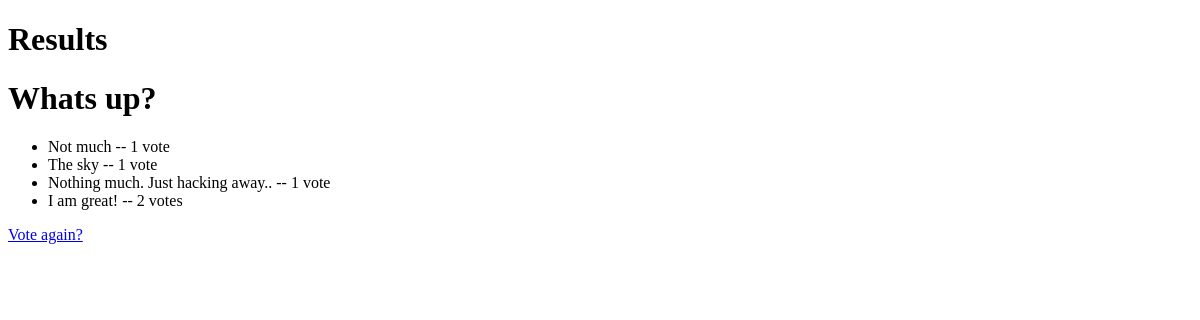
/polls/1/results/, run on an earlier commit of the app's database.
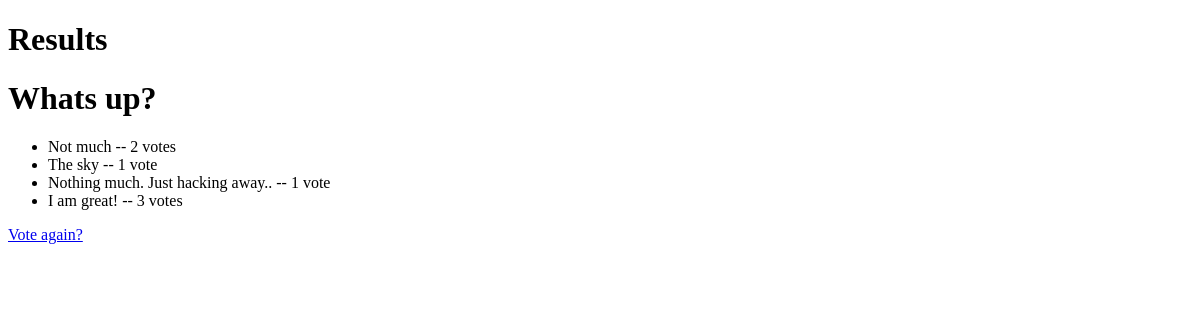
And on a later commit of the database.
### polls/models.py (models this page shows, shortened)
class Choice(models.Model):
    question = models.ForeignKey(Question, on_delete=models.CASCADE)
    choice_text = models.CharField(max_length=200)
    votes = models.IntegerField(default=0);

### polls/views.py (the view)
# urls.py: path('<int:pk>/results/', views.ResultsView.as_view(), name='results'),
class ResultsView(generic.DetailView):
    model = Question
    template_name = "polls/results.html"

### polls/templates/polls/results.html (shortened to what this page needs)
{% extends "polls/base.html" %}
{% block header %} Results {% endblock header %}
{% block content %}
    <h1>{{ question.question_text }}</h1>
    <ul>
    {% for choice in question.choice_set.all %}
        <li>{{ choice.choice_text }} -- {{ choice.votes }} vote{{ choice.votes|pluralize }}</li>
    {% endfor %}
    </ul>
    <a href="{% url 'polls:detail' question.id %}">Vote again?</a>
{% endblock content %}

What changed in the data, as far as the page shows it:
changed Choice "Not much": votes "1" → "2"
changed Choice "I am great!": votes "2" → "3"
